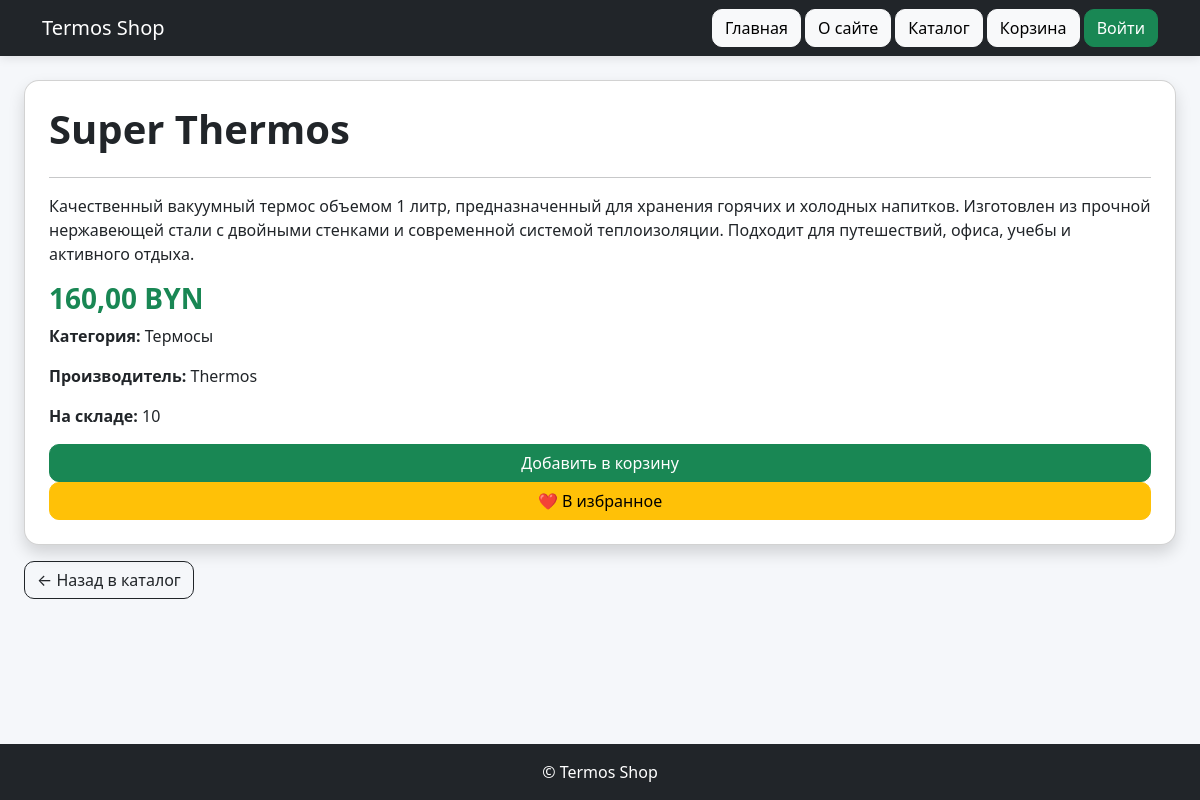
The app's page /catalog/2/ with its own data.
### shop/models.py (models this page shows, shortened)
class Product(models.Model):
    name = models.CharField(max_length = 200)
    description = models.TextField()
    photo = models.ImageField(upload_to = 'products/', blank = True)
    price = models.DecimalField(max_digits = 10, decimal_places = 2)
    quantity = models.IntegerField()
    category = models.ForeignKey(Category, on_delete = models.CASCADE)
    manufacturer = models.ForeignKey(Manufacturer, on_delete = models.CASCADE)

class Category(models.Model):
    name = models.CharField(max_length = 100)
    description = models.TextField(blank = True)

class Manufacturer(models.Model):
    name = models.CharField(max_length = 100)
    country = models.CharField(max_length = 100)
    description = models.TextField(blank = True)

### shop/views.py (the view)
# urls.py: path('catalog/<int:pk>/', views.product_detail, name = 'product_detail'),
def product_detail(request, pk):
    product = get_object_or_404(Product, pk=pk)
    return render(request, 'shop/product_detail.html', {
        'product': product
    })

### shop/templates/shop/product_detail.html
{% extends 'shop/base.html' %}
{% block content %}
<div class="card shadow p-4">
    <h1>{{ product.name }}</h1>
    <hr>
    <p>{{ product.description }}</p>
    <h3 class="text-success">
        {{ product.price }} BYN
    </h3>
    <p>
        <strong>Категория:</strong>
        {{ product.category.name }}
    </p>
    <p>
        <strong>Производитель:</strong>
        {{ product.manufacturer.name }}
    </p>
    <p>
        <strong>На складе:</strong>
        {{ product.quantity }}
    </p>
    {% if product.quantity > 0 %}
    <a href="/cart/add/{{ product.id }}/"
       class="btn btn-success">
        Добавить в корзину
    </a>
    <a href="/favorite/add/{{ product.id }}/"
       class="btn btn-warning">
        ❤️ В избранное
    </a>
    {% else %}
    <button class="btn btn-secondary" disabled>
        Нет в наличии
    </button>
    {% endif %}
</div>
<a href="{% url 'catalog' %}"
   class="btn btn-outline-dark mt-3">
    ← Назад в каталог
</a>
{% endblock %}

### termos_shop/static/css/style.css (style rules this page uses)
body { background-color: #f5f7fa; }
.card { border-radius: 15px; }
h1, h2, h3 { font-weight: 700; }
.btn { border-radius: 10px; }
html, body { height: 100%; }
body { min-height: 100vh; display: flex; flex-direction: column; }

### records on screen
Product: name "Super Thermos", description "Качественный вакуумный термос объемом 1 литр, предназначенный для хранения горячих и холодных напитков. Изготовлен из прочной нержавеющей стали с двойными стенками и современной системой теплоизоляции. Подходит для путешествий, офиса, учебы и активного отдыха.", price "160,00", category.name "Термосы", manufacturer.name "Thermos", quantity "10"
